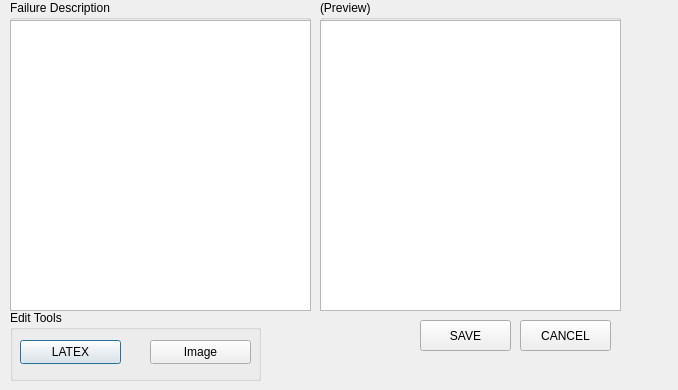
<?xml version="1.0" encoding="UTF-8"?>
<ui version="4.0">
 <class>EditFailure</class>
 <widget class="QDialog" name="EditFailure">
  <property name="geometry">
   <rect>
    <x>0</x>
    <y>0</y>
    <width>678</width>
    <height>390</height>
   </rect>
  </property>
  <property name="windowTitle">
   <string>Dialog</string>
  </property>
  <widget class="QGroupBox" name="edit_tools_groupbox">
   <property name="enabled">
    <bool>true</bool>
   </property>
   <property name="geometry">
    <rect>
     <x>10</x>
     <y>310</y>
     <width>251</width>
     <height>71</height>
    </rect>
   </property>
   <property name="title">
    <string>Edit Tools</string>
   </property>
   <widget class="QPushButton" name="add_latex_button">
    <property name="geometry">
     <rect>
      <x>10</x>
      <y>30</y>
      <width>101</width>
      <height>24</height>
     </rect>
    </property>
    <property name="text">
     <string>LATEX</string>
    </property>
   </widget>
   <widget class="QPushButton" name="add_image_button">
    <property name="geometry">
     <rect>
      <x>140</x>
      <y>30</y>
      <width>101</width>
      <height>24</height>
     </rect>
    </property>
    <property name="text">
     <string>Image</string>
    </property>
   </widget>
  </widget>
  <widget class="QGroupBox" name="failure_preview_groupbox">
   <property name="geometry">
    <rect>
     <x>320</x>
     <y>0</y>
     <width>301</width>
     <height>311</height>
    </rect>
   </property>
   <property name="autoFillBackground">
    <bool>false</bool>
   </property>
   <property name="title">
    <string>(Preview)</string>
   </property>
   <widget class="QTextEdit" name="failure_description_preview">
    <property name="geometry">
     <rect>
      <x>0</x>
      <y>20</y>
      <width>301</width>
      <height>291</height>
     </rect>
    </property>
    <property name="font">
     <font>
      <pointsize>16</pointsize>
     </font>
    </property>
   </widget>
  </widget>
  <widget class="QGroupBox" name="failure_description_groupbox">
   <property name="geometry">
    <rect>
     <x>10</x>
     <y>0</y>
     <width>301</width>
     <height>311</height>
    </rect>
   </property>
   <property name="autoFillBackground">
    <bool>false</bool>
   </property>
   <property name="title">
    <string>Failure Description</string>
   </property>
   <widget class="QTextEdit" name="failure_description_text">
    <property name="geometry">
     <rect>
      <x>0</x>
      <y>20</y>
      <width>301</width>
      <height>291</height>
     </rect>
    </property>
    <property name="font">
     <font>
      <pointsize>16</pointsize>
     </font>
    </property>
   </widget>
  </widget>
  <widget class="QPushButton" name="save_failure_button">
   <property name="geometry">
    <rect>
     <x>420</x>
     <y>320</y>
     <width>91</width>
     <height>31</height>
    </rect>
   </property>
   <property name="text">
    <string>SAVE</string>
   </property>
  </widget>
  <widget class="QPushButton" name="cancel_failure_button">
   <property name="geometry">
    <rect>
     <x>520</x>
     <y>320</y>
     <width>91</width>
     <height>31</height>
    </rect>
   </property>
   <property name="text">
    <string>CANCEL</string>
   </property>
  </widget>
 </widget>
 <resources/>
 <connections/>
</ui>
